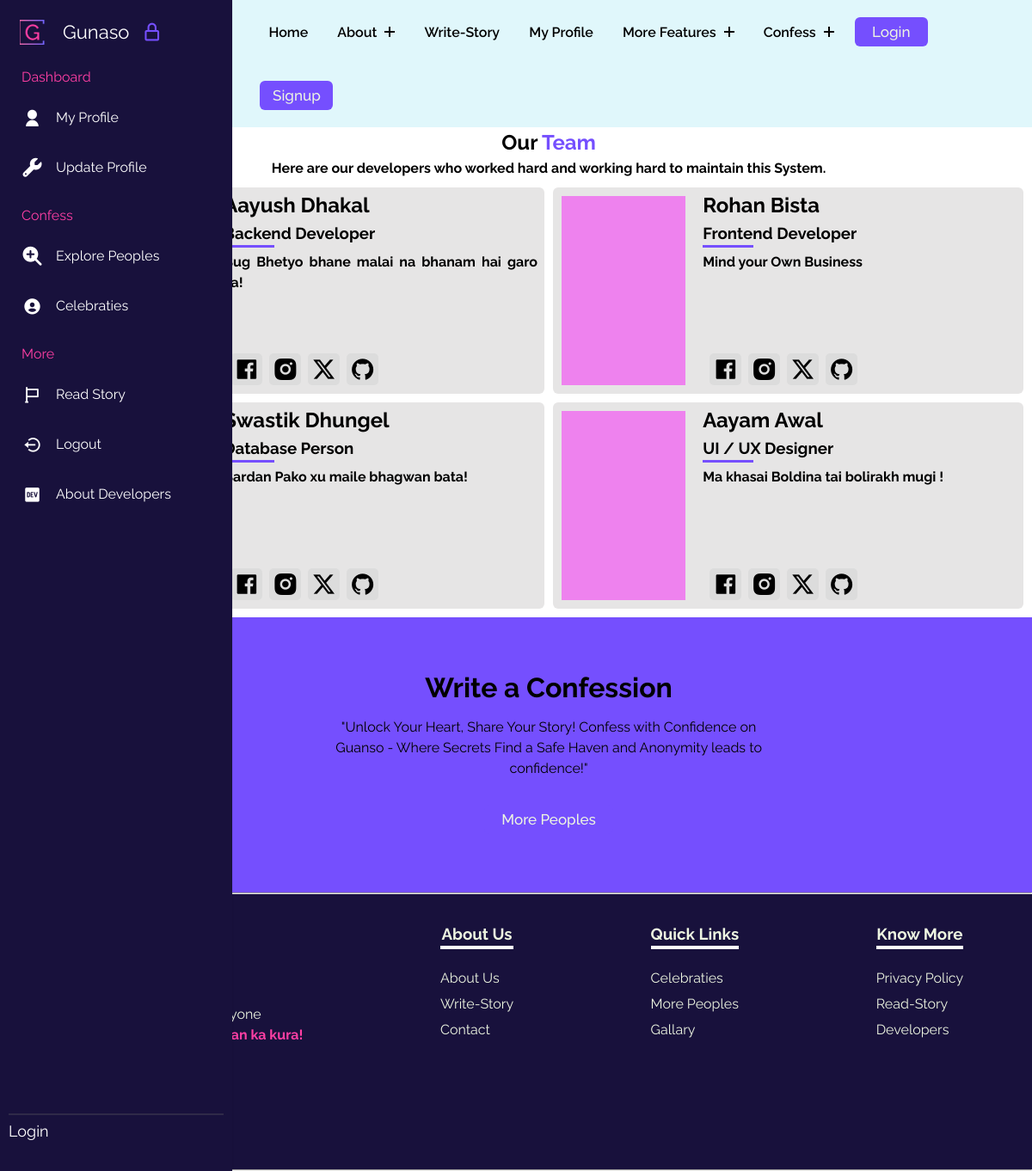
Page /developers/ on the earlier database version.
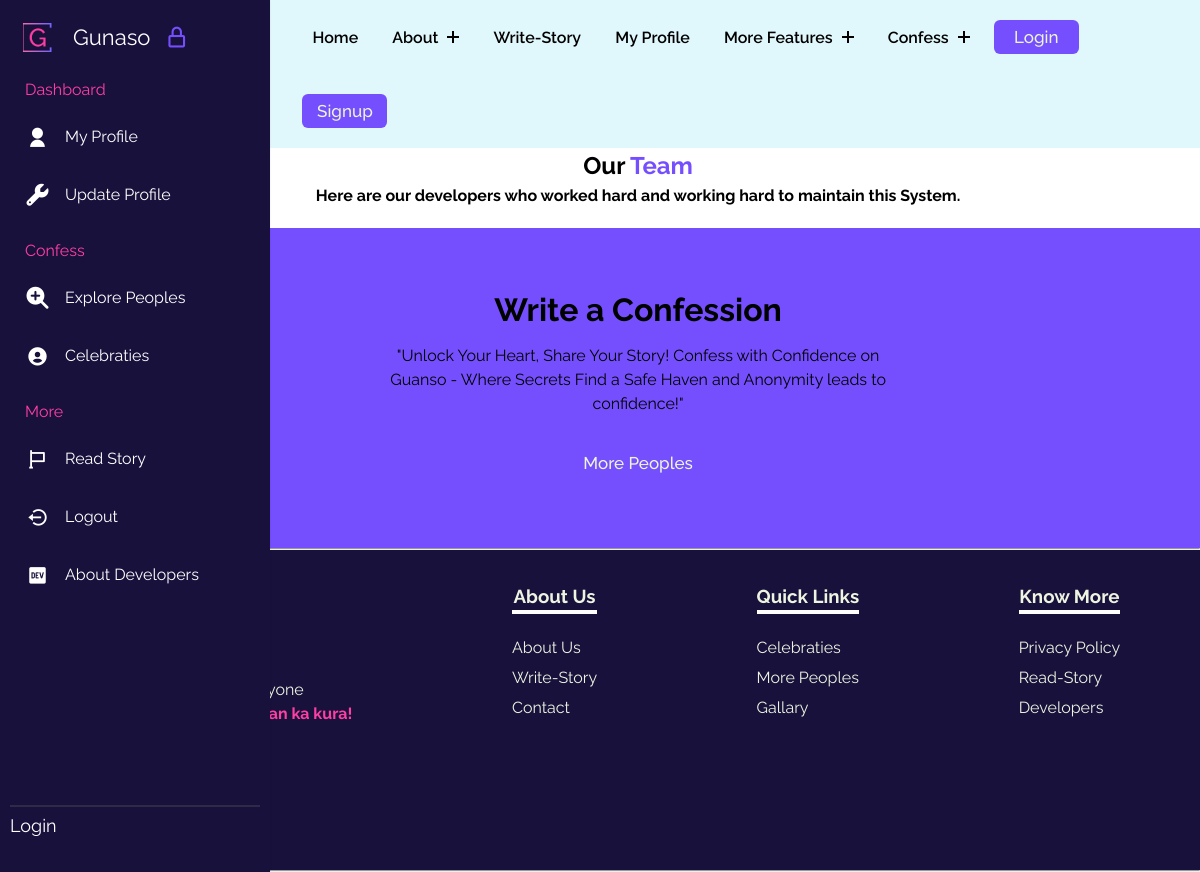
Same page on the later database version.
### gunasoApp/models.py (models this page shows, shortened)
class Developer(models.Model):
    sno = models.AutoField(primary_key=True)
    image = models.ImageField(upload_to="gunasoApp/images/developers", blank=True, default="upload-image-dev")
    name = models.CharField(max_length=30)
    position = models.CharField(max_length=30)
    bio = models.TextField()
    facebook = models.CharField(max_length=255)
    instagram = models.CharField(max_length=255)
    x = models.CharField(max_length=255)
    github = models.CharField(max_length=255)

### gunasoApp/views.py (the view)
# urls.py: path('developers/',views.developers, name='developers'),
def developers(request):
    developers = Developer.objects.all()
    context = {"developers":developers}
    return render(request, 'developers.html', context)

### templates/developers.html (shortened to what this page needs)
{% extends 'base.html' %}
{% load static %}
    {% block base_style%}
    {{ block.super }}
    <link rel="stylesheet" href="{% static 'styles/developers.css' %}">
    {% endblock base_style%}
    {% block content %}
    <div class="developersmain">
        <div class="introtext">
            <h2>Our <span>Team</span></h2>
            <p>Here are our developers who worked hard and working hard to maintain this System.</p>
        </div>
        <div class="cards">
            {% for item in developers %}
            <div class="card" data-aos="fade-down">
                <div class="imagepart">
                    <div class="imagecontain" style="background-image: url({{item.image.url}});">
                    </div>
                </div>
                <div class="textpart">
                    <h2>{{item.name}}</h2>
                    <h3>{{item.position}}</h3>
                    <hr>
                    <div class="aboutandlinks">
                        <p>{{item.bio}}</p>
                        <div class="links">
                            <a href="{{item.facebook}}" target="_blank">
                                <i class="ri-facebook-box-fill"></i>
                            </a>
                            <a href="{{item.instagram}}" target="_blank">
                                <i class="ri-instagram-fill"></i>
                            </a>
                            <a href="{{item.x}}" target="_blank">
                                <i class="ri-twitter-x-fill"></i>
                            </a>
                            <a href="{{item.github}}" target="_blank">
                                <i class="ri-github-fill"></i>
                            </a>
                        </div>
                    </div>
                </div>
            </div>
            {% endfor %}
        </div>
        {% include 'banner.html' %}
    </div>
    {% endblock %}

### templates/base.html (shortened to what this page needs)
{% load static %}
<!DOCTYPE html>
<html lang="en">
<head>
    {% block base_style%}
    <link rel="stylesheet" href="{% static 'styles/base.css' %}">
    <link href="https://unpkg.com/aos@2.3.1/dist/aos.css" rel="stylesheet">
    {% endblock base_style%}
    <link rel="stylesheet" href="https://cdnjs.cloudflare.com/ajax/libs/font-awesome/4.7.0/css/font-awesome.min.css" />
    <link href="https://cdn.jsdelivr.net/npm/remixicon@4.0.0/fonts/remixicon.css" rel="stylesheet" />
    <link flex href="https://unpkg.com/boxicons@2.1.4/css/boxicons.min.css" rel="stylesheet" />
</head>
<body>
    <header class="header">
        <div class="container_nav">
            <div class="header-main">
                <div class="logo">
                    <a href="/">
                        <div class="contentlogo">
                            <h2 class="text" data-text="Gunaso">
                            </h2>
                         </div>
                    </a>
                </div>
                <nav class="nav-menu">
                    <ul class="menu">
                        <li class="menu-item">
                            <a href="/">Home</a>
                        </li>
                        <li class="menu-item menu-item-has-children">
                            <a href="#" data-toggle="sub-menu">About <i class="plus"></i></a>
                        </li>
                        <li class="menu-item">
                            <a href="{% url 'writestory' %}">write-Story</a>
                        </li>
                        <li class="menu-item">
                            <a href="/user/{{request.user}}">My Profile</a>
                        </li>
                        <li class="menu-item menu-item-has-children">
                            <a href="#" data-toggle="sub-menu">More Features <i class="plus"></i></a>
                        </li>
                        <li class="menu-item menu-item-has-children">
                            <a href="#" data-toggle="sub-menu">Confess <i class="plus"></i></a>
                        </li>
                        {% if user.is_authenticated %}
                        <button id="logoutbtn" onclick="logoutfunc()">
                            Logout
                        </button>
                        {% else %}
                        <button id="loginbtn" onclick="loginfunc()">
                            Login
                        </button>
                        <button id="signupbtn" onclick="signupfunc()">
                            Signup
                        </button>
                        {% endif %}
                    </ul>
                </nav>
            </div>
        </div>
    </header>
    <nav class="sidebar hoverable close">
        <div class="logo_items flex">
            <span class="nav_image">
                <img src="{% static 'images/logos/g-high-resolution-logo-transparent.png' %}" alt="logo_img" />
            </span>
            <span class="logo_name">Gunaso</span>
            <i class="bx bx-lock-alt" id="lock-icon" title="Unlock Sidebar"></i>
        </div>
        <div class="menu_container">
            <div class="menu_items">
                <ul class="menu_item">
                    <div class="menu_title flex">
                        <span class="title">Dashboard</span>
                    </div>
                    <li class="item">
                        <a href="/user/{{request.user}}" class="link flex">
                            <i class="ri-user-fill"></i>
                            <span>My Profile</span>
                        </a>
                    </li>
                    <li class="item">
                        <a href="{% url 'update_profile' %}" class="link flex">
                            <i class="fa-solid fa-wrench"></i>
                            <span>Update Profile</span>
                        </a>
                    </li>
                </ul>
                <ul class="menu_item">
                    <div class="menu_title flex">
                        <span class="title">Confess</span>
                    </div>
                    <li class="item">
                        <a href="{% url 'person' %}" class="link flex">
                            <i class="fa-solid fa-magnifying-glass-plus"></i>
                            <span>Explore Peoples</span>
                        </a>
                    </li>
                    <li class="item">
                        <a href="{% url 'topics' %}" class="link flex">
                            <i class='bx bxs-user-circle'></i>
                            <span>Celebraties</span>
                        </a>
                    </li>
                </ul>
                <ul class="menu_item">
                    <div class="menu_title flex">
                        <span class="title">More</span>
                    </div>
                    <li class="item">
                        <a href="{% url 'readstory' %}" class="link flex">
                            <i class="bx bx-flag"></i>
                            <span>Read Story</span>
                        </a>
                    </li>
                    <li class="item">
                        <a href="{% url 'logout' %}" class="link flex">
                            <i class='bx bx-log-out-circle'></i>
                            <span>Logout</span>
                        </a>
                    </li>
                    <li class="item">
                        <a href="{% url 'developers' %}" class="link flex">
                            <i class='bx bxl-dev-to'></i>
                            <span>About Developers</span>
                        </a>
                    </li>
                </ul>
            </div>
            <div class="sidebar_profile flex">
                {% if user.is_authenticated %}
                <span class="nav_image">
                    <img src="{{request.user.Profile.image.url}}" alt="logo_img" style="border-radius: 50%; height: 35px; width:35px;" />
                </span>
                <div class="data_text">
                    <span class="name">{{request.user}}</span>
                    <br>
                    <span class="email">{{request.user.email}}</span>
                </div>
                {% else %}
                <span class="name">Login</span>
                {% endif %}
            </div>
        </div>
    </nav>
    {% block content %} {% endblock %}
    <hr>
    <footer class="footer">
        <div class="fone">
            <p>Gunaso for Everyone<br> <span>Pokham afna man ka kura!</span></p>
            <div class="footer-links">
                <a href=""></a>
                <a href=""></a>
                <a href=""></a>
            </div>
        </div>
        <div class="ftwo">
            <ul>
                <h3 class="footer-h3">About Us</h3>
                <li><a href="{% url 'about' %}">About Us</a></li>
                <li><a href="{% url 'writestory' %}">Write-Story</a></li>
                <li><a href="{% url 'contact' %}">Contact</a></li>
            </ul>
        </div>
        <div class="fthree">
            <ul>
                <h3 class="footer-h3">Quick Links</h3>
                <li><a href="{% url 'topics'%}">Celebraties</a></li>
                <li><a href="{% url 'person'%}">More Peoples</a></li>
                <li><a href="{% url 'gallary' %}">Gallary</a></li>
            </ul>
        </div>
        <div class="ffour">
            <ul>
                <h3 class="footer-h3">Know More</h3>
                <li><a href="{% url 'privacypolicy' %}">Privacy Policy</a></li>
                <li><a href="{% url 'readstory' %}">Read-Story</a></li>
                <li><a href="{% url 'developers' %}">Developers</a></li>
            </ul>
        </div>
    </footer>
</body>
</html>

### templates/banner.html (shortened to what this page needs)
{% load static %}
<!DOCTYPE html>
<html lang="en">
<head>
    <link rel="stylesheet" href="{% static 'styles/banner.css' %}">
</head>
<body>
    <div class="index-banner">
        <h1>Write a Confession</h1>
        <p class="bannerpar">"Unlock Your Heart, Share Your Story! Confess with Confidence on Guanso - Where Secrets Find a Safe Haven and Anonymity leads to confidence!"</p>
        <button class="copybtn" onclick="gotopage()">
            More Peoples
        </button>
    </div>
</body>
</html>

### static/styles/developers.css (style rules this page uses)
:root { --dark: #754ffe; --darkgreen: #379683; --bcolor: #5CDB95; --cooltexr: #4a4b65; --backupgreen: #8EE4AF; --para: #EDF5E1; --mainheading: #FFF; --hotish: #FF3FA4; --skyblue: #525FE1; --footer: #18113c; }
.developersmain { margin-left: 4.76rem; }
.introtext { text-align: center; }
.introtext span { color: var(--dark); }
.introtext p { font-weight: bold; }
.cards { padding: 10px; display: grid; grid-template-columns: repeat(2, 1fr); gap: 10px; }

### static/styles/banner.css (style rules this page uses)
:root { --dark: #754ffe; --darkgreen: #379683; --bcolor: #5CDB95; --cooltexr: #4a4b65; --backupgreen: #8EE4AF; --para: #EDF5E1; --mainheading: #FFF; --hotish: #FF3FA4; --skyblue: #525FE1; --footer: #18113c; }
.index-banner { height: 40vh; background-color: var(--dark); display: flex; flex-direction: column; align-items: center; justify-content: center; gap: 10px; animation: bannerloop 20s linear infinite; }
.bannerpar { text-align: center; padding: 0 300px; }
.copybtn { width: 150px; }

Differences in the rows shown:
removed Developer: name "Aayush Dhakal", position "Backend Developer", bio "Bug Bhetyo bhane malai na bhanam hai garo xa!"
removed Developer: name "Rohan Bista", position "Frontend Developer", bio "Mind your Own Business"
removed Developer: name "Swastik Dhungel", position "Database Person", bio "Bardan Pako xu maile bhagwan bata!"
removed Developer: name "Aayam Awal", position "UI / UX Designer", bio "Ma khasai Boldina tai bolirakh mugi !"
